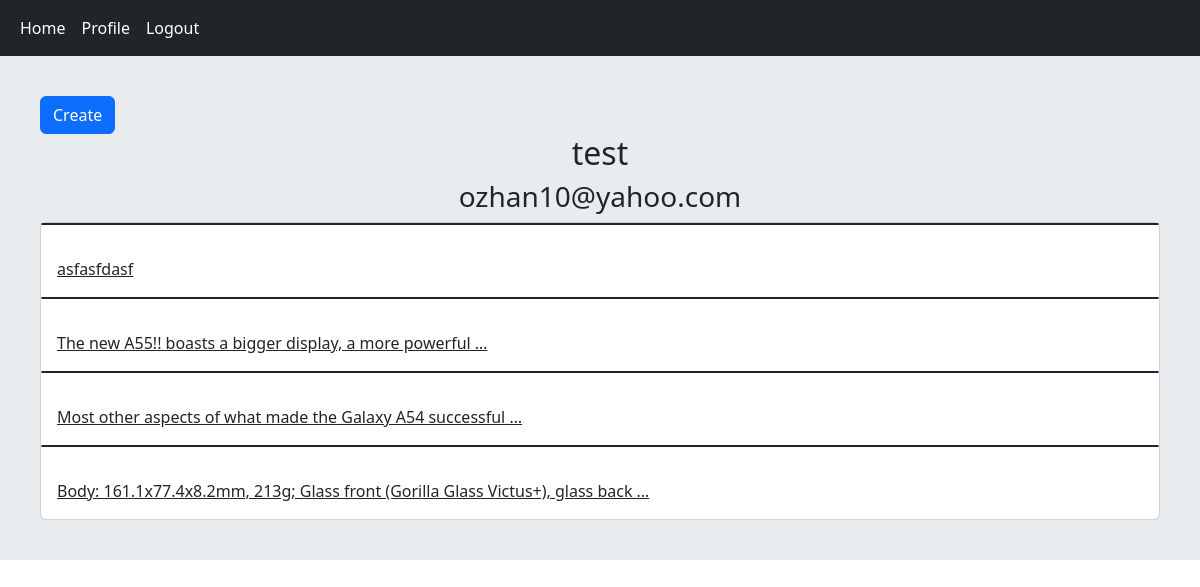
Before: /account/profile/2/ (signed in) with the older database file.
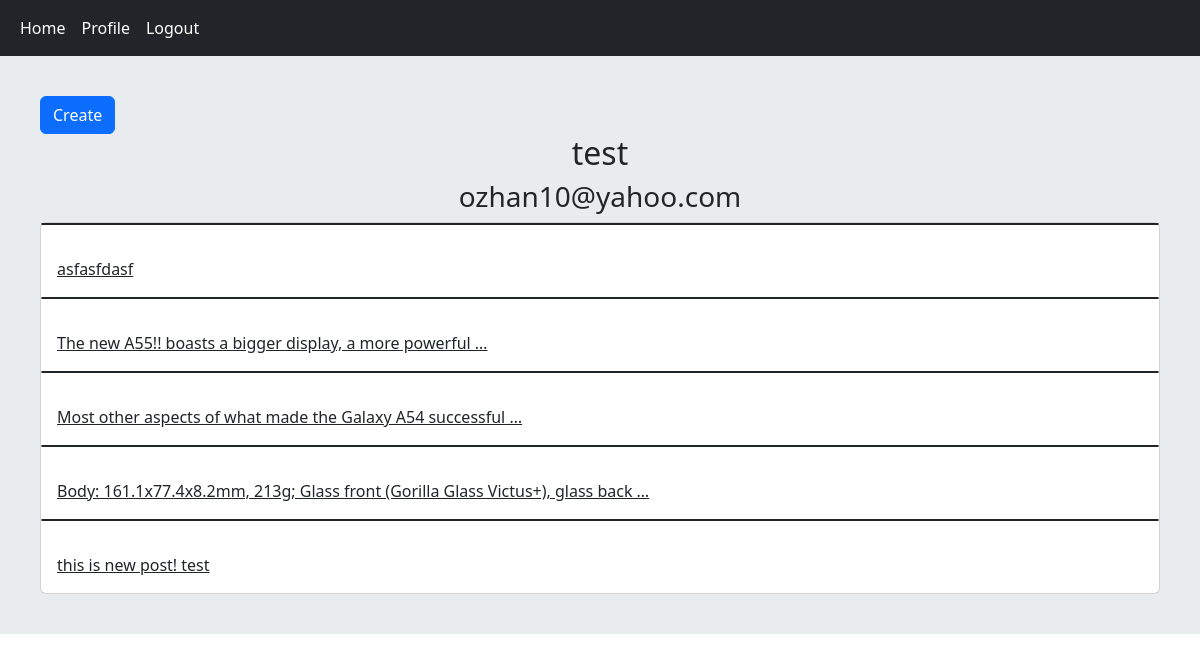
After: the same page with the newer database file.
### home/models.py (models this page shows, shortened)
class Post(models.Model):
    user = models.ForeignKey(User,on_delete=models.CASCADE)
    body = models.TextField()
    slug = models.SlugField()
    created = models.DateTimeField(auto_now_add=True)
    updated = models.DateTimeField(auto_now=True)
    def get_absolute_url(self):
        return reverse('home:post_detail',args=(self.id,self.slug))

### account/views.py (the view)
# urls.py: path('profile/<user_id>/',views.UserProfileView.as_view(),name='user_profile')
class UserProfileView(LoginRequiredMixin,View) :
    def get(self,request,user_id):
        user = User.objects.get(pk=user_id)
        post = Post.objects.filter(user=user)
        return render(request,'account/profile.html',{'user':user,'posts':post})

### account/templates/account/profile.html
{% extends 'base.html' %}
{% block content %}
    {% if request.user.id == user.id %}
        <a href="{% url 'home:post_create' %}" class="btn btn-primary" > Create </a>
    {% endif %}
    <h2 class="text-center" > {{ user.username }} </h2>
    <h3 class="text-center" > {{ user.email }} </h3>
    <div class="card" >
        {% for post in posts %}
        <h2 class="card border-dark mb-3">  </h2>
            <a href="{{ post.get_absolute_url }}" class="card-body" > {{ post.body|truncatewords:10 }}  </a>
        {% endfor %}
    </div>
{% endblock %}

Changed rows visible on the page:
added Post: body "this is new post! test"
